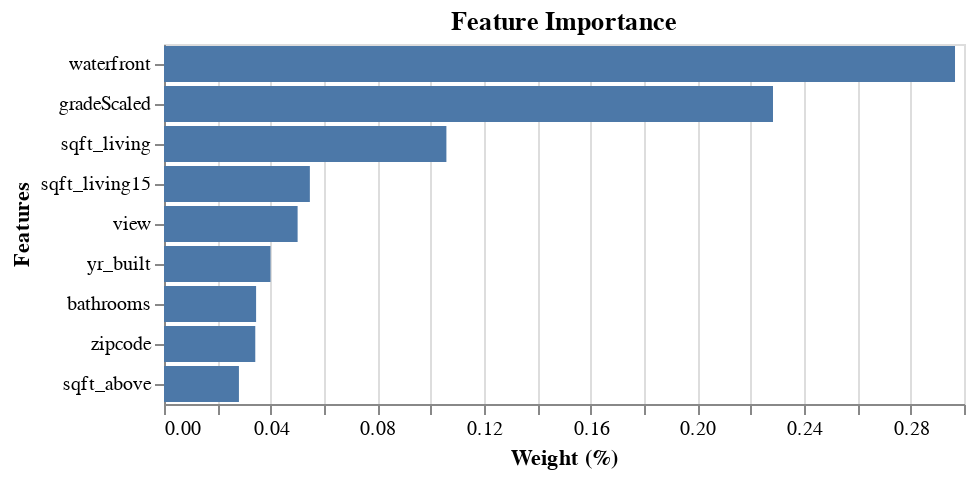

Here is the notebook cell this chart was saved with:
### Code cell
feature_dat = pd.DataFrame({
    "values": model.feature_importances_, 
    "features": X.columns
})

graph1 = (alt.Chart(feature_dat.query('values > 0.02'))
    .encode(
        alt.X('values', title = "Weight (%)"), 
        alt.Y('features', sort = "-x", title = "Features"))
    .mark_bar()
    .properties(
        title = {
            "text": "Feature Importance"
        }
    )
)

graph1

### Figure 1 — Vega-Lite specification as saved in the notebook (floating-point values rounded to 4 significant figures)
{"config": {"view": {"continuousWidth": 400, "continuousHeight": 300}}, "data": {"name": "data-7280df4b92c03c8a2fe839169bbc4141"}, "mark": "bar", "encoding": {"x": {"type": "quantitative", "field": "values", "title": "Weight (%)"}, "y": {"type": "nominal", "field": "features", "sort": "-x", "title": "Features"}}, "title": {"text": "Feature Importance"}, "$schema": "https://vega.github.io/schema/vega-lite/v4.8.1.json", "datasets": {"data-7280df4b92c03c8a2fe839169bbc4141": [{"values": 0.03454, "features": "bathrooms"}, {"values": 0.1059, "features": "sqft_living"}, {"values": 0.2966, "features": "waterfront"}, {"values": 0.05011, "features": "view"}, {"values": 0.0281, "features": "sqft_above"}, {"values": 0.03994, "features": "yr_built"}, {"values": 0.03423, "features": "zipcode"}, {"values": 0.0547, "features": "sqft_living15"}, {"values": 0.2284, "features": "gradeScaled"}]}}
